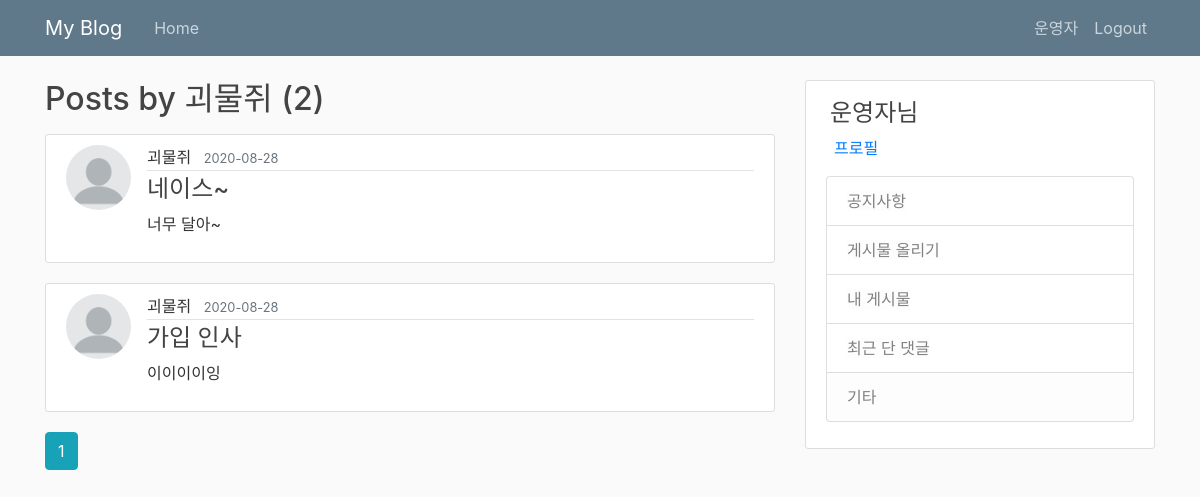
Screenshot of /user_posts/괴물쥐 (signed in) with the database file from the repository.
### flaskblog/models.py (models this page shows, shortened)
class User(db.Model, UserMixin):
    id = db.Column(db.Integer, primary_key=True)
    username = db.Column(db.String(20), unique=True, nullable=False)
    email = db.Column(db.String(120), unique=True, nullable=False)
    password = db.Column(db.String(60), nullable=False)
    image_file = db.Column(db.String(20), nullable=False, default='default.png')
    posts = db.relationship('Post', backref='author', lazy=True)
    comment = db.relationship('Comment', backref='writer', lazy=True)

class Post(db.Model):
    id = db.Column(db.Integer, primary_key=True)
    title = db.Column(db.String(100), nullable=False)
    content = db.Column(db.Text, nullable=False)
    date_posted = db.Column(db.DateTime, nullable=False, default=datetime.utcnow)
    image_files = db.Column(db.PickleType)
    user_id = db.Column(db.Integer, db.ForeignKey('user.id'), nullable=False)
    comments = db.relationship('Comment', backref='article', lazy=True)

### flaskblog/user/views.py (the view)
@users.route('/user_posts/<username>')
@login_required
def user_posts(username):
    page = request.args.get('page', 1, type=int)
    user = User.query.filter_by(username=username).first()
    posts = Post.query.filter_by(author=user).order_by(Post.date_posted.desc()).paginate(page=page, per_page=5)
    return render_template('user_post.html', posts=posts, user=user)

### flaskblog/models.py (called while the page is built)
@login_manager.user_loader
def load_user(user_id):
    return User.query.get(int(user_id))

### flaskblog/templates/user_post.html
{% extends "layout.html" %}
{% block content %}
    <h2 class="mb-3">Posts by {{ user.username }} ({{ posts.total }})</h2>
    {% for post in posts.items %}
        <article class="media content-section">
            <img class="rounded-circle article-img" src="{{ url_for('static', filename='img/' + post.author.image_file )}}" alt="profile image">
            <div class="media-body">
                <div class="article-metadata">
                    <span class="mr-2">{{ post.author.username }}</span>
                    <small class="text-muted">{{ post.date_posted.strftime('%Y-%m-%d') }}</small>
                </div>
                <h4><a class="article-title" href="{{ url_for('posts.post', post_id=post.id) }}">{{ post.title }}</a></h4>
                <p class="article-content">{{ post.content }}</p>
            </div>
        </article>
    {% endfor %}
    {% for page in posts.iter_pages(left_edge=1, right_edge=1, left_current=2, right_current=3) %}
        {% if page %}
            {% if page == posts.page %}
                <a class="btn btn-info mb-4" href="{{ url_for('users.user_posts', page=page, username=user.username) }}">{{ page }}</a>
            {% else %}
                <a class="btn btn-outline-info mb-4" href="{{ url_for('users.user_posts', page=page, username=user.username) }}">{{ page }}</a>
            {% endif %}
        {% else %}
            ...
        {% endif %}
    {% endfor %}
{% endblock content %}

### flaskblog/templates/layout.html (shortened to what this page needs)
<!DOCTYPE html>
<html lang="ko">
<head>
    <link rel="stylesheet" href="https://maxcdn.bootstrapcdn.com/bootstrap/4.0.0/css/bootstrap.min.css">
    <link rel="stylesheet" type="text/css" href="{{ url_for('static', filename='style.css') }}">
</head>
<body>
    <header class="site-header">
      <nav class="navbar navbar-expand-md navbar-dark bg-steel fixed-top">
        <div class="container">
          <a class="navbar-brand mr-4" href="/">My Blog</a>
          <div class="collapse navbar-collapse" id="navbarToggle">
            <div class="navbar-nav mr-auto">
              <a class="nav-item nav-link" href="{{ url_for('main.index') }}">Home</a>
            </div>
            <div class="navbar-nav">
              {% if current_user.is_authenticated %}
                <a class="nav-item nav-link" href="{{ url_for('users.account') }}">{{ current_user.username }}</a>
                <a class="nav-item nav-link" href="{{ url_for('users.logout') }}">Logout</a>
              {% else %}
                <a class="nav-item nav-link" href="{{ url_for('users.login') }}">Login</a>
                <a class="nav-item nav-link" href="{{ url_for('users.register') }}">Register</a>
              {% endif %}
            </div>
          </div>
        </div>
      </nav>
    </header>
    <main role="main" class="container">
      <div class="row">
        <div class="col-md-8">
          {% block content %}{% endblock %}
        </div>
        <div class="col-md-4">
          <div class="content-section">
            {% if current_user.is_authenticated %}
            <h4 class="mt-2 ml-1">{{ current_user.username }}님</h4>
            <p class="text-muted">
              <a class="ml-2" id="content-section" href="{{ url_for('users.account') }}">프로필</a>
              <ul class="list-group">
                <li class="list-group-item"><a class="list-group-item-light" id="content-section" href="{{ url_for('posts.post', post_id=2) }}">공지사항</a></li>
                <li class="list-group-item"><a class="list-group-item-light" id="content-section" href="{{ url_for('posts.create_post') }}">게시물 올리기</a></li>
                <li class="list-group-item"><a class="list-group-item-light" id="content-section" href="{{ url_for('users.user_posts', username=current_user.username) }}">내 게시물</a></li>
                <li class="list-group-item"><a class="list-group-item-light" id="content-section" href="{{ url_for('users.posts_comment') }}">최근 단 댓글</a></li>
                <li class="list-group-item list-group-item-light">기타</li>
              </ul>
            </p>
            {% endif %}
          </div>
        </div>
      </div>
    </main>
</body>
</html>

### flaskblog/static/style.css (style rules this page uses)
body { background: #fafafa; color: #333333; margin-top: 5rem; }
h1, h2, h3, h4, h5, h6 { color: #444444; }
.bg-steel { background-color: #5f788a; }
.site-header .navbar-nav .nav-link { color: #cbd5db; }
.content-section { background: #ffffff; padding: 10px 20px; border: 1px solid #dddddd; border-radius: 3px; margin-bottom: 20px; }
.article-title { color: #444444; }
.article-content { white-space: pre-line; }
.article-img { height: 65px; width: 65px; margin-right: 16px; }
.article-metadata { padding-bottom: 1px; margin-bottom: 4px; border-bottom: 1px solid #e3e3e3 }

### rows the page displays
User: username "운영자"
User: username "괴물쥐"
Post: image_file (placeholder picture), author.username "괴물쥐", date_posted "2020-08-28", title "네이스~", content "너무 달아~"
Post: image_file (placeholder picture), author.username "괴물쥐", date_posted "2020-08-28", title "가입 인사", content "이이이이잉"

### other values shown
{{ posts.total }} "2"
{{ page }} "1"
